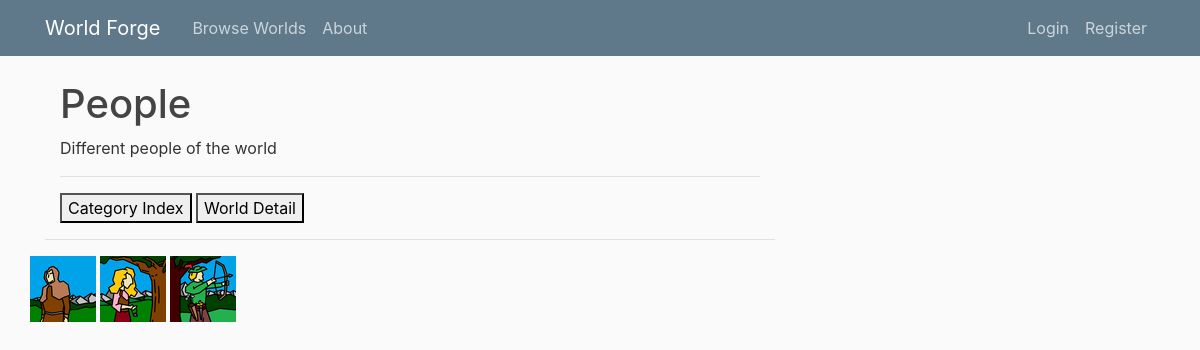
The app's page /forge/jacristi/PaintWorld/category/People/ with its own data.
### forge/models.py (models this page shows, shortened)
class Category(models.Model): # Tile will be the initial, default Category of Things
    name = models.CharField(max_length=100, validators=[validate_name,])
    description = models.TextField(blank=True)
    story = models.TextField(blank=True)
    world = models.ForeignKey(World, on_delete=models.CASCADE)
    creator = models.ForeignKey(User, on_delete=models.CASCADE)
    tile = models.ManyToManyField(Tile, blank=True) #Named incorrectly should be plural tiles, not singular tile
    created_tile_name = None
    str_name = models.CharField(max_length=200, blank=True)
    class Meta:
        ordering = ('str_name',)
        verbose_name_plural = "categories"
        unique_together= (('creator', 'world', 'name'),)

class Thing(models.Model):
    name = models.CharField(max_length=100, validators=[validate_name,])
    description = models.TextField(blank=True)
    story = models.TextField(blank=True)
    category = models.ForeignKey(Category, on_delete=models.CASCADE, blank=False)
    world = models.ForeignKey(World, on_delete=models.CASCADE)
    creator = models.ForeignKey(User, on_delete=models.CASCADE)
    image = models.ImageField(default='default_thing.jpg', upload_to='thing_images')
    image_thumb = models.ImageField(default='default_thing_thumb.jpg', upload_to='thing_images/thumbs')
    image_credit = models.CharField(max_length=120, blank=True)
    tiles = models.ManyToManyField(Tile, blank=True)
    created_tile_name = None
    str_name = models.CharField(max_length=200, blank=True)
    class Meta:
        ordering = ('str_name',)
        unique_together= (('creator', 'world', 'name', 'category'),)

### forge/views.py (the view)
# urls.py: url(r'^(?P<username>[A-Za-z0-9]+)/(?P<world_name>[^\\]+)/category/(?P<category_name>[^\\]+)/$', views.category_detail, name='category_detail'),
def category_detail(request, username, world_name, category_name):
    user_obj = User.objects.get(username=username)
    world = World.objects.get(creator=user_obj, name=world_name)
    category = Category.objects.get(creator=user_obj, world=world, name=category_name)
    things = Thing.objects.filter(category=category)
    is_user = True if request.user == user_obj else False
    print 'WORLDNAME', world.name
    context = {
        'is_user': is_user,
        'user_obj':user_obj,
        'world': world,
        'category': category,
        'things': things,
        }
    return render(request, 'forge/category_detail.html', context)

### forge/templates/forge/category_detail.html (shortened to what this page needs)
{% extends 'forge/base.html' %}
{% load static %}
{% block content %}
{% if world.is_public or is_user %}
  <div class='container mb-2 mr-2'>
    <h1> {{ category.name }}
    </h1>
    <p>{{ category.description }}</p>
    <hr/>
      <a href="{% url 'category_index' user_obj.username world.name %}">
        <button>Category Index</button>
      </a>
      <a href="{% url 'world_detail' user_obj.username world.name %}">
          <button>World Detail</button>
      </a>
  </div>
  <hr/>
  <div class="row">
  {% for thing in things %}
    <div class="mb-1 mr-1">
      <a href="{% url 'thing_detail' user_obj.username world.name category.name thing.name %}" style='text-decoration: none'>
          <img src="{{ thing.image_thumb.url }}" title="{{ thing.name }}">
      </a>
    </div>
  {% endfor %}
{% else %}
<h2> This world is set to private</h2>
{% endif %}
{% endblock %}

### forge/static/forge/main.css (style rules this page uses)
body { background: #fafafa; color: #333333; margin-top: 5rem; }
h1, h2, h3, h4, h5, h6 { color: #444444; }

### records on screen
Category: name "People", description "Different people of the world"
Thing: image_thumb (picture)
Thing: image_thumb (picture)
Thing: image_thumb (picture)
